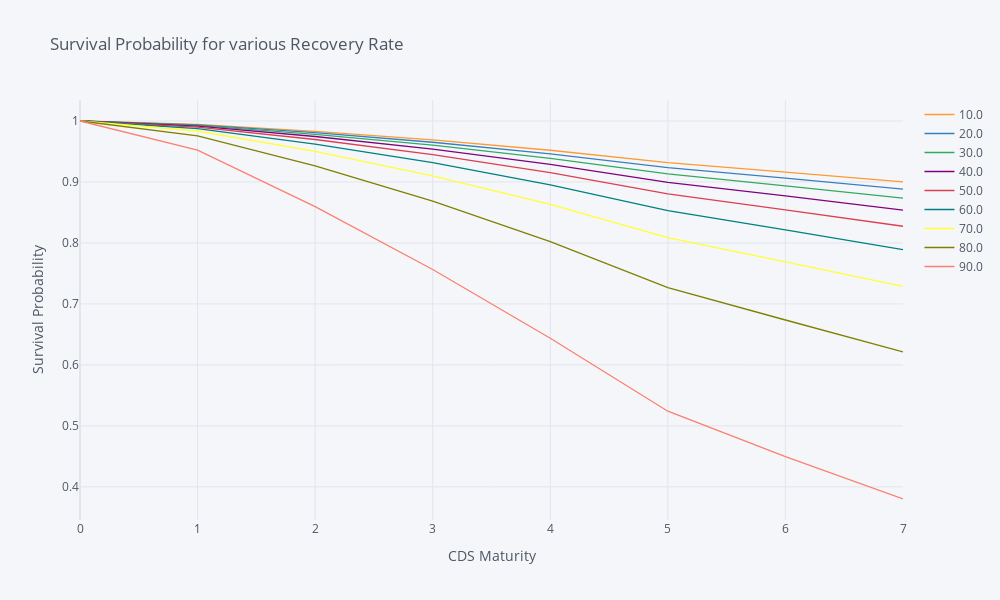

Here is the notebook cell this chart was saved with:
### Markdown cell above
## Survival Probability & Recovery Rate ##

### Code cell
# plot probabilities for various recovery rate
sp = pd.DataFrame()

for i in arange(0.1, 1, 0.1):
    sp[i] = get_survival_probability(df.Maturity,df.Df,df.WFC,i)['Survival']

sp.columns = around(sp.columns*100)
sp.iplot(title='Survival Probability for various Recovery Rate',
         xTitle='CDS Maturity', 
         yTitle='Survival Probability',
         labels = sp.columns)

### Figure 1 — Plotly figure (JSON) as saved in the notebook; plotly's stock layout.template omitted (floating-point values rounded to 4 significant figures)
{"data": [{"line": {"color": "rgba(255, 153, 51, 1.0)", "dash": "solid", "shape": "linear", "width": 1.3}, "mode": "lines", "name": "10.0", "text": "", "type": "scatter", "x": [0, 1, 2, 3, 4, 5, 6, 7], "y": [1, 0.9945, 0.983, 0.969, 0.952, 0.9318, 0.9163, 0.9002]}, {"line": {"color": "rgba(55, 128, 191, 1.0)", "dash": "solid", "shape": "linear", "width": 1.3}, "mode": "lines", "name": "20.0", "text": "", "type": "scatter", "x": [0, 1, 2, 3, 4, 5, 6, 7], "y": [1, 0.9938, 0.9809, 0.9652, 0.9462, 0.9236, 0.9064, 0.8884]}, {"line": {"color": "rgba(50, 171, 96, 1.0)", "dash": "solid", "shape": "linear", "width": 1.3}, "mode": "lines", "name": "30.0", "text": "", "type": "scatter", "x": [0, 1, 2, 3, 4, 5, 6, 7], "y": [1, 0.9929, 0.9782, 0.9603, 0.9388, 0.9132, 0.8937, 0.8735]}, {"line": {"color": "rgba(128, 0, 128, 1.0)", "dash": "solid", "shape": "linear", "width": 1.3}, "mode": "lines", "name": "40.0", "text": "", "type": "scatter", "x": [0, 1, 2, 3, 4, 5, 6, 7], "y": [1, 0.9917, 0.9746, 0.9539, 0.9289, 0.8994, 0.8771, 0.854]}, {"line": {"color": "rgba(219, 64, 82, 1.0)", "dash": "solid", "shape": "linear", "width": 1.3}, "mode": "lines", "name": "50.0", "text": "", "type": "scatter", "x": [0, 1, 2, 3, 4, 5, 6, 7], "y": [1, 0.9901, 0.9696, 0.945, 0.9154, 0.8805, 0.8544, 0.8274]}, {"line": {"color": "rgba(0, 128, 128, 1.0)", "dash": "solid", "shape": "linear", "width": 1.3}, "mode": "lines", "name": "60.0", "text": "", "type": "scatter", "x": [0, 1, 2, 3, 4, 5, 6, 7], "y": [1, 0.9877, 0.9623, 0.9318, 0.8954, 0.8529, 0.8213, 0.789]}, {"line": {"color": "rgba(255, 255, 51, 1.0)", "dash": "solid", "shape": "linear", "width": 1.3}, "mode": "lines", "name": "70.0", "text": "", "type": "scatter", "x": [0, 1, 2, 3, 4, 5, 6, 7], "y": [1, 0.9836, 0.9501, 0.9102, 0.8631, 0.8087, 0.769, 0.7288]}, {"line": {"color": "rgba(128, 128, 0, 1.0)", "dash": "solid", "shape": "linear", "width": 1.3}, "mode": "lines", "name": "80.0", "text": "", "type": "scatter", "x": [0, 1, 2, 3, 4, 5, 6, 7], "y": [1, 0.9756, 0.9264, 0.8687, 0.802, 0.7266, 0.6737, 0.6212]}, {"line": {"color": "rgba(251, 128, 114, 1.0)", "dash": "solid", "shape": "linear", "width": 1.3}, "mode": "lines", "name": "90.0", "text": "", "type": "scatter", "x": [0, 1, 2, 3, 4, 5, 6, 7], "y": [1, 0.9524, 0.8597, 0.7565, 0.6437, 0.5241, 0.4496, 0.3801]}], "layout": {"height": 600, "legend": {"bgcolor": "#F5F6F9", "font": {"color": "#4D5663"}}, "paper_bgcolor": "#F5F6F9", "plot_bgcolor": "#F5F6F9", "title": {"font": {"color": "#4D5663"}, "text": "Survival Probability for various Recovery Rate"}, "width": 1000, "xaxis": {"autorange": true, "gridcolor": "#E1E5ED", "range": [0, 7], "showgrid": true, "tickfont": {"color": "#4D5663"}, "title": {"font": {"color": "#4D5663"}, "text": "CDS Maturity"}, "type": "linear", "zerolinecolor": "#E1E5ED"}, "yaxis": {"autorange": true, "gridcolor": "#E1E5ED", "range": [0.3457, 1.034], "showgrid": true, "tickfont": {"color": "#4D5663"}, "title": {"font": {"color": "#4D5663"}, "text": "Survival Probability"}, "type": "linear", "zerolinecolor": "#E1E5ED"}}}
